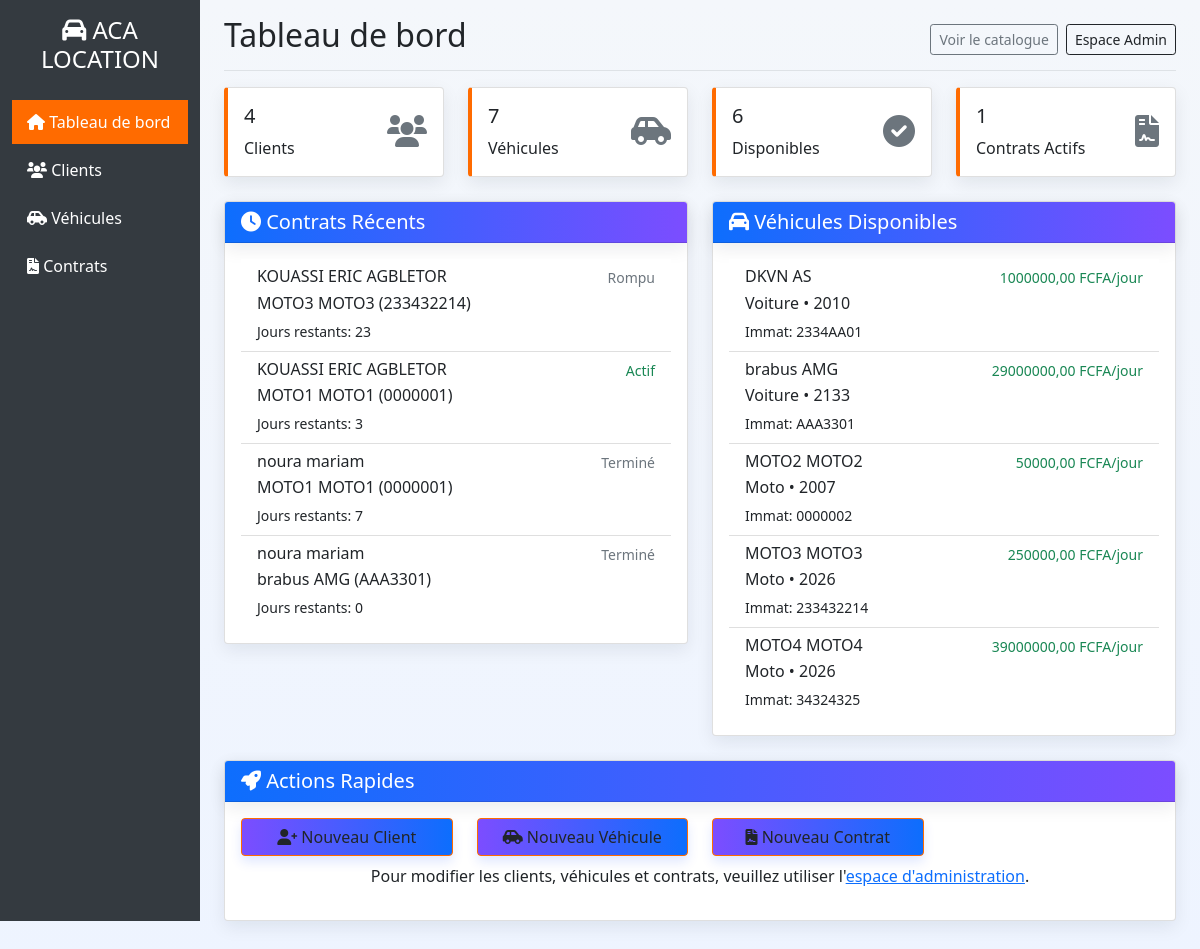
Before: / with the older database file.
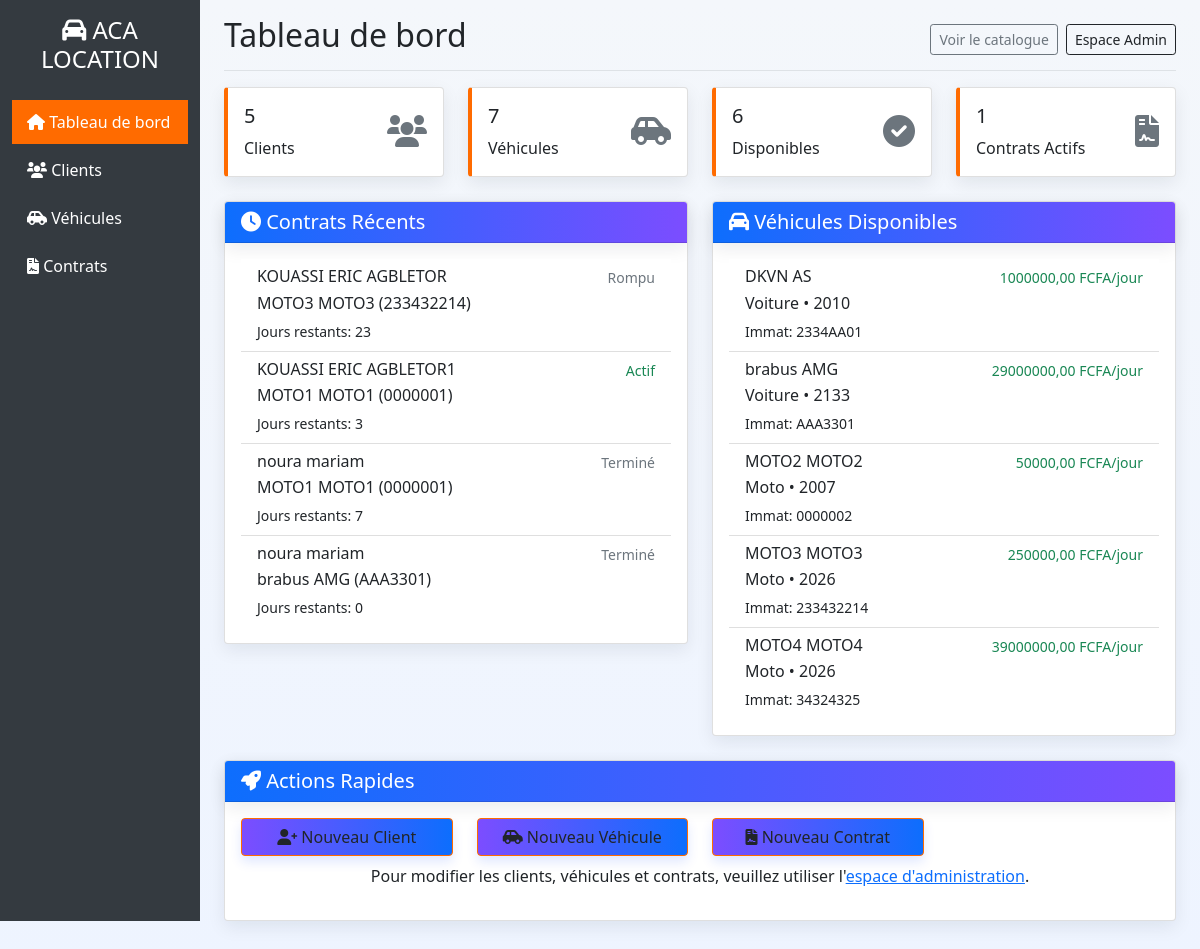
After: the same page with the newer database file.
### gestion/models.py (models this page shows, shortened)
class Contrat(models.Model):
    STATUT_CHOICES = [
        ('actif', 'Actif'),
        ('termine', 'Terminé'),
        ('en_retard', 'En retard'),
        ('rompu', 'Rompu'),
    ]
    MODE_PAIEMENT = [
        ('carte', 'Carte bancaire'),
        ('virement', 'Virement'),
        ('especes', 'Espèces'),
        ('cheque', 'Chèque'),
        ('mobile', 'Paiement mobile'),
    ]
    client = models.ForeignKey(Client, on_delete=models.CASCADE)
    vehicule = models.ForeignKey(Vehicule, on_delete=models.CASCADE)
    date_creation = models.DateTimeField(auto_now_add=True)
    date_debut = models.DateField()
    date_fin = models.DateField(blank=True, null=True)
    nb_jours = models.IntegerField(validators=[MinValueValidator(1)])
    montant_total = models.DecimalField(max_digits=10, decimal_places=2, blank=True, null=True)
    statut = models.CharField(max_length=20, choices=STATUT_CHOICES, default='actif')
    mode_paiement = models.CharField(max_length=20, choices=MODE_PAIEMENT, default='especes')
    details_paiement = models.JSONField(blank=True, null=True)
    def jours_restants(self):
        aujourdhui = timezone.now().date()
        if aujourdhui > self.date_fin:
            return 0
        return (self.date_fin - aujourdhui).days
    def envoyer_rappel(self):
        jours_restants = self.jours_restants()
        if jours_restants <= 2 and jours_restants > 0:
            message = f"Rappel: Votre location du véhicule {self.vehicule} se termine dans {jours_restants} jour(s)."
            print(f"ENVOI RAPPEL À {self.client.telephone}: {message}")
            return message
        return None
    class Meta:
        verbose_name = "Contrat"
        verbose_name_plural = "Contrats"

class Client(models.Model):
    nom = models.CharField(max_length=100)
    prenom = models.CharField(max_length=100)
    telephone = models.CharField(max_length=20)
    email = models.EmailField(blank=True, null=True)
    date_creation = models.DateTimeField(auto_now_add=True)
    def __str__(self):
        return f"{self.prenom} {self.nom}"
    class Meta:
        verbose_name = "Client"
        verbose_name_plural = "Clients"

class Vehicule(models.Model):
    TYPE_VEHICULE = [
        ('voiture', 'Voiture'),
        ('moto', 'Moto'),
    ]
    type_vehicule = models.CharField(max_length=20, choices=TYPE_VEHICULE)
    marque = models.CharField(max_length=100)
    modele = models.CharField(max_length=100)
    annee = models.IntegerField()
    immatriculation = models.CharField(max_length=20, unique=True)
    prix_journalier = models.DecimalField(max_digits=10, decimal_places=2, validators=[MinValueValidator(0)])
    cylindree = models.IntegerField(blank=True, null=True)
    nombre_portes = models.IntegerField(blank=True, null=True)
    disponible = models.BooleanField(default=True)
    image = models.ImageField(upload_to='vehicules/', blank=True, null=True)
    date_ajout = models.DateTimeField(auto_now_add=True)
    def __str__(self):
        return f"{self.marque} {self.modele} ({self.immatriculation})"
    class Meta:
        verbose_name = "Véhicule"
        verbose_name_plural = "Véhicules"
        ordering = ['-date_ajout']
    class Meta:
        verbose_name = "Véhicule"
        verbose_name_plural = "Véhicules"

### gestion/views.py (the view)
# urls.py: path('', views.index, name='index'),
def index(request):
    stats = {
        'total_clients': Client.objects.count(),
        'total_vehicules': Vehicule.objects.count(),
        'vehicules_disponibles': Vehicule.objects.filter(disponible=True).count(),
        'contrats_actifs': Contrat.objects.filter(statut='actif').count(),
        'contrats_retard': Contrat.objects.filter(statut='en_retard').count(),
    }
    contrats_recent = Contrat.objects.all().order_by('-date_creation')[:5]
    vehicules_disponibles = Vehicule.objects.filter(disponible=True)[:5]
    contrats_pour_rappel = Contrat.objects.filter(statut='actif')
    rappels = []
    for contrat in contrats_pour_rappel:
        rappel = contrat.envoyer_rappel()
        if rappel:
            rappels.append(rappel)
    context = {
        'stats': stats,
        'contrats_recent': contrats_recent,
        'vehicules_disponibles': vehicules_disponibles,
        'rappels': rappels,
    }
    return render(request, 'gestion/index.html', context)

### gestion/templates/gestion/index.html (shortened to what the changed rows need)
{% extends 'gestion/base.html' %}
{% block content %}
<div class="row">
    <div class="col-md-3 mb-4">
        <div class="card stat-card">
            <div class="card-body">
                <div class="d-flex justify-content-between">
                    <div>
                        <h5 class="card-title">{{ stats.total_clients }}</h5>
                        <p class="card-text">Clients</p>
                    </div>
                </div>
            </div>
        </div>
    </div>
</div>
<div class="row">
    <div class="col-md-6">
        <div class="card">
            <div class="card-body">
                {% if contrats_recent %}
                <div class="list-group list-group-flush">
                    {% for contrat in contrats_recent %}
                    <div class="list-group-item">
                        <div class="d-flex w-100 justify-content-between">
                            <h6 class="mb-1">{{ contrat.client }}</h6>
                            <small class="text-{% if contrat.statut == 'actif' %}success{% elif contrat.statut == 'en_retard' %}danger{% else %}muted{% endif %}">
                                {{ contrat.get_statut_display }}
                            </small>
                        </div>
                        <p class="mb-1">{{ contrat.vehicule }}</p>
                        <small>Jours restants: {{ contrat.jours_restants }}</small>
                    </div>
                    {% endfor %}
                </div>
                {% else %}
                <p class="text-muted">Aucun contrat récent</p>
                {% endif %}
            </div>
        </div>
    </div>
</div>
{% endblock %}

Changed rows visible on the page:
changed through a linked row, Contrat "Actif": client "KOUASSI ERIC AGBLETOR" → "KOUASSI ERIC AGBLETOR1"
Other visible differences:
{{ stats.total_clients }}: "4" → "5"
